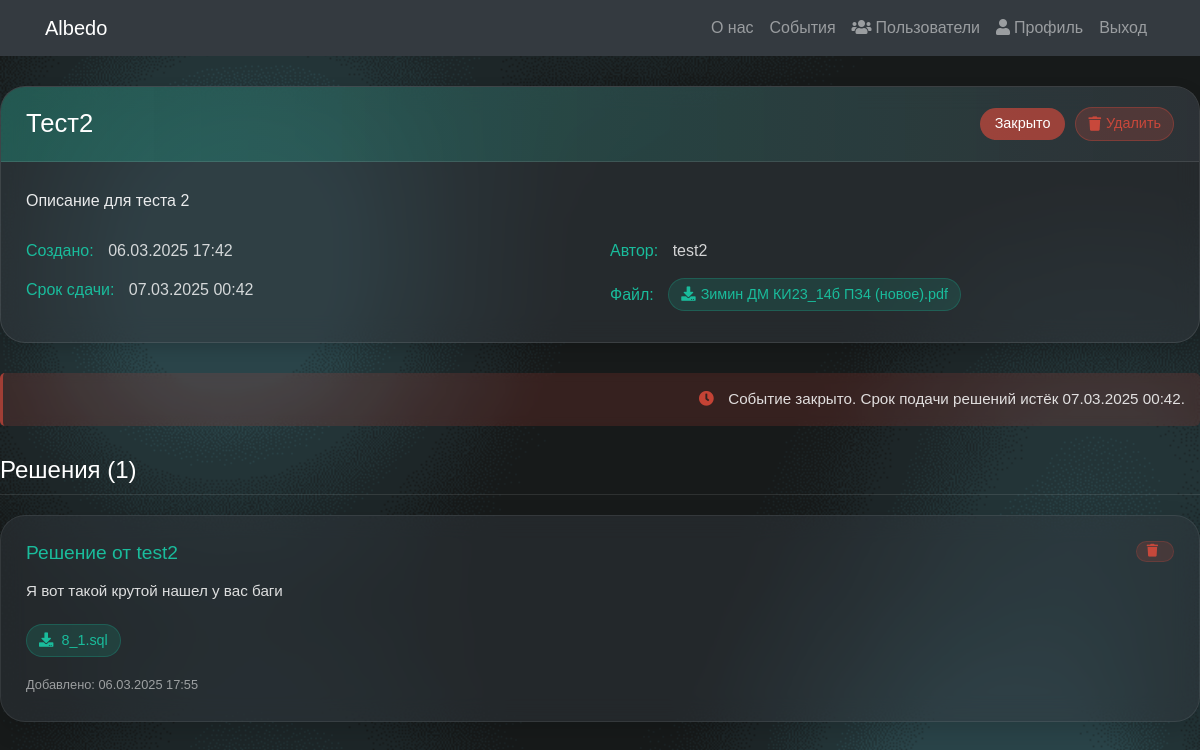
The app's page /event/2/ (signed in) with its own data.
### albedo/models.py (models this page shows, shortened)
class Event(models.Model):
    STATUS_CHOICES = (
        ('in_progress', 'В процессе'),
        ('closed', 'Закрыто'),
    )
    title = models.CharField(max_length=28, verbose_name="Заголовок")
    description = models.TextField(blank=True, max_length=300, verbose_name="Описание")
    created_at = models.DateTimeField(auto_now_add=True, verbose_name="Дата создания")
    status = models.CharField(
        max_length=11,
        choices=STATUS_CHOICES,
        default='in_progress',
        verbose_name="Статус"
    )
    limit_date = models.DateTimeField(null=True, blank=True, verbose_name="Срок сдачи")
    user = models.ForeignKey(
        User,
        on_delete=models.CASCADE,
        related_name='events',
        verbose_name="Пользователь"
    )
    file = models.ForeignKey(
        File,
        on_delete=models.SET_NULL,
        null=True,
        blank=True,
        related_name='events',
        verbose_name="Файл"
    )
    class Meta:
        verbose_name = "Событие"
        verbose_name_plural = "События"
    def is_expired(self):
        if self.limit_date and self.status == 'in_progress':
            from django.utils import timezone
            return self.limit_date < timezone.now()
        return False
    def update_status_if_expired(self):
        if self.is_expired():
            self.status = 'closed'
            self.save(update_fields=['status'])
            return True
        return False

class User(AbstractUser):
    ROLE_CHOICES = (
        ('user', 'Пользователь'),
        ('admin', 'Администратор'),
    )
    email = models.EmailField(unique=True)
    role = models.CharField(max_length=5, choices=ROLE_CHOICES, default='user')
    active = models.BooleanField(default=True)
    USERNAME_FIELD = 'username'
    REQUIRED_FIELDS = ['email']

class File(models.Model):
    file_name = models.CharField(max_length=255, verbose_name="Имя файла")
    size = models.PositiveIntegerField(verbose_name="Размер")
    file_path = models.CharField(max_length=255, verbose_name="Путь к файлу")
    mime_type = models.CharField(max_length=255, verbose_name="MIME тип")
    uploaded_at = models.DateTimeField(auto_now_add=True, verbose_name="Дата загрузки")
    class Meta:
        verbose_name = "Файл"
        verbose_name_plural = "Файлы"

class Solution(models.Model):
    event = models.ForeignKey(
        Event,
        on_delete=models.CASCADE,
        related_name='solutions',
        verbose_name="Событие"
    )
    user = models.ForeignKey(
        User,
        on_delete=models.CASCADE,
        related_name='solutions',
        verbose_name="Пользователь"
    )
    file = models.ForeignKey(
        File,
        on_delete=models.SET_NULL,
        null=True,
        blank=True,
        related_name='solutions',
        verbose_name="Файл"
    )
    description = models.TextField(blank=True, verbose_name="Описание")
    created_at = models.DateTimeField(auto_now_add=True, verbose_name="Дата создания")
    class Meta:
        verbose_name = "Решение"
        verbose_name_plural = "Решения"

### albedo/views.py (the view)
# urls.py: path('event/<int:event_id>/', views.event_detail, name='event_detail'),
@login_required
def event_detail(request, event_id):
    event = get_object_or_404(Event, id=event_id)
    event.update_status_if_expired()
    event = Event.objects.select_related('user').select_related('file').get(id=event_id)
    solutions = Solution.objects.filter(event=event).select_related('user')
    return render(request, 'albedo/event_detail.html', {
        'event': event,
        'solutions': solutions
    })

### albedo/templates/albedo/event_detail.html (shortened to what this page needs)
{% extends 'albedo/base.html' %}
{% load static %}
{% block content %}
<div style="padding-top: 30px; max-width: 1200px; margin: 0 auto;">
    <div style="background-color: rgba(52, 58, 64, 0.5); border-radius: 25px; padding: 0; margin-bottom: 30px; backdrop-filter: blur(12px); border: 1px solid rgba(255,255,255,0.1); box-shadow: 0 5px 15px rgba(0,0,0,0.15); overflow: hidden;">
        <div style="background: linear-gradient(90deg, rgba(26, 188, 156, 0.3), rgba(52, 58, 64, 0.5)); padding: 20px 25px; border-bottom: 1px solid rgba(255,255,255,0.1); display: flex; justify-content: space-between; align-items: center;">
            <h3 style="color: white; margin: 0; font-size: 1.6rem; font-weight: 400; word-break: break-word; overflow-wrap: break-word;">{{ event.title }}</h3>
            <div style="display: flex; align-items: center;">
                <span style="display: inline-block; padding: 5px 15px; border-radius: 20px; font-size: 0.9rem; background-color: {% if event.status == 'in_progress' %}rgba(26, 188, 156, 0.6){% else %}rgba(231, 76, 60, 0.6){% endif %}; color: white; font-weight: 500; margin-right: 10px;">
                    {{ event.get_status_display }}
                </span>
                {% if user.role == 'admin' %}
                <a href="{% url 'delete_event' event.id %}"
                   onclick="return confirm('Вы уверены, что хотите удалить это событие? Это действие нельзя отменить.')"
                   style="display: inline-flex; align-items: center; background-color: rgba(231, 76, 60, 0.2); color: rgba(231, 76, 60, 0.8); padding: 5px 12px; border-radius: 20px; text-decoration: none; border: 1px solid rgba(231, 76, 60, 0.3); transition: all 0.3s ease; font-size: 0.9rem;">
                    <i class="fas fa-trash" style="margin-right: 5px;"></i> Удалить
                </a>
                {% endif %}
            </div>
        </div>
        <div style="padding: 25px;">
            <div style="color: rgba(255,255,255,0.9); margin-bottom: 25px; line-height: 1.7; font-size: 1rem; word-break: break-word; overflow-wrap: break-word;">
                {% if event.description %}
                    {{ event.description }}
                {% else %}
                    <span style="color: rgba(255,255,255,0.6);">Описание отсутствует.</span>
                {% endif %}
            </div>
            <div style="display: grid; grid-template-columns: 1fr 1fr; gap: 20px;">
                <div>
                    <div style="margin-bottom: 15px;">
                        <span style="color: #1ABC9C; font-weight: 500;">Создано:</span>
                        <span style="color: rgba(255,255,255,0.8); margin-left: 10px;">{{ event.created_at|date:"d.m.Y H:i" }}</span>
                    </div>
                    {% if event.limit_date %}
                    <div style="margin-bottom: 15px;">
                        <span style="color: #1ABC9C; font-weight: 500;">Срок сдачи:</span>
                        <span style="color: rgba(255,255,255,0.8); margin-left: 10px;">{{ event.limit_date|date:"d.m.Y H:i" }}</span>
                    </div>
                    {% else %}
                    <div style="color: rgba(255,255,255,0.6); margin-bottom: 15px;">
                        Отсутствует срок сдачи
                    </div>
                    {% endif %}
                </div>
                <div>
                    <div style="margin-bottom: 15px;">
                        <span style="color: #1ABC9C; font-weight: 500;">Автор:</span>
                        <span style="color: rgba(255,255,255,0.8); margin-left: 10px;">{{ event.user.username }}</span>
                    </div>
                    {% if event.file %}
                    <div>
                        <span style="color: #1ABC9C; font-weight: 500;">Файл:</span>
                        <a href="{% url 'download_file' event.file.id %}" style="display: inline-flex; align-items: center; background-color: rgba(26, 188, 156, 0.15); color: #1ABC9C; padding: 5px 12px; border-radius: 20px; text-decoration: none; border: 1px solid rgba(26, 188, 156, 0.25); transition: all 0.3s ease; margin-left: 10px; font-size: 0.9rem;">
                            <i class="fas fa-download" style="margin-right: 5px;"></i> {{ event.file.file_name }}
                        </a>
                    </div>
                    {% endif %}
                </div>
            </div>
        </div>
    </div>
    {% if event.status != 'closed' %}
    <div style="text-align: right; margin-bottom: 30px;">
        {% if user.is_authenticated and user.active %}
            <a href="{% url 'add_solution' event.id %}" style="display: inline-flex; align-items: center; background: linear-gradient(135deg, rgba(26, 188, 156, 0.7), rgba(22, 160, 133, 0.7)); color: white; padding: 10px 25px; border-radius: 25px; text-decoration: none; font-size: 1rem; font-weight: 400; transition: all 0.3s ease; box-shadow: 0 4px 15px rgba(26, 188, 156, 0.25); backdrop-filter: blur(5px); border: 1px solid rgba(255,255,255,0.1);">
                <i class="fas fa-plus-circle" style="margin-right: 8px;"></i> Добавить решение
            </a>
        {% elif user.is_authenticated and not user.active %}
            <div style="background-color: rgba(231, 76, 60, 0.15); border-left: 3px solid rgba(231, 76, 60, 0.6); padding: 15px; border-radius: 5px; backdrop-filter: blur(5px);">
                <p style="color: rgba(255,255,255,0.85); margin: 0; font-size: 0.95rem;">
                    <i class="fas fa-exclamation-triangle" style="color: rgba(231, 76, 60, 0.8); margin-right: 10px;"></i>
                    Вы не можете добавлять решения, так как ваш аккаунт заблокирован.
                </p>
            </div>
        {% endif %}
    </div>
    {% else %}
    <div style="text-align: right; margin-bottom: 30px;">
        <div style="background-color: rgba(231, 76, 60, 0.15); border-left: 3px solid rgba(231, 76, 60, 0.6); padding: 15px; border-radius: 5px; backdrop-filter: blur(5px);">
            <p style="color: rgba(255,255,255,0.85); margin: 0; font-size: 0.95rem;">
                <i class="fas fa-clock" style="color: rgba(231, 76, 60, 0.8); margin-right: 10px;"></i>
                Событие закрыто. Срок подачи решений истёк {% if event.limit_date %}{{ event.limit_date|date:"d.m.Y H:i" }}{% endif %}.
            </p>
        </div>
    </div>
    {% endif %}
    <h4 style="color: white; font-size: 1.5rem; font-weight: 300; margin-bottom: 20px; border-bottom: 1px solid rgba(255,255,255,0.1); padding-bottom: 10px;">
        Решения ({{ solutions.count }})
    </h4>
    {% for solution in solutions %}
    <div style="background-color: rgba(52, 58, 64, 0.45); border-radius: 25px; padding: 25px; margin-bottom: 20px; backdrop-filter: blur(12px); border: 1px solid rgba(255,255,255,0.08); box-shadow: 0 8px 25px rgba(0,0,0,0.15); transition: transform 0.3s ease, box-shadow 0.3s ease;">
        <div style="display: flex; justify-content: space-between; align-items: flex-start; margin-bottom: 15px;">
            <h5 style="color: #1ABC9C; margin: 0; font-size: 1.2rem; font-weight: 400;">
                Решение от {{ solution.user.username }}
            </h5>
            {% if user.role == 'admin' %}
            <a href="{% url 'delete_solution' solution.id %}"
               onclick="return confirm('Вы уверены, что хотите удалить это решение? Это действие нельзя отменить.')"
               style="display: inline-flex; align-items: center; background-color: rgba(231, 76, 60, 0.15); color: rgba(231, 76, 60, 0.8); padding: 3px 10px; border-radius: 20px; text-decoration: none; border: 1px solid rgba(231, 76, 60, 0.2); transition: all 0.3s ease; font-size: 0.8rem;">
                <i class="fas fa-trash" style="margin-right: 5px;"></i>
            </a>
            {% endif %}
        </div>
        <div style="color: rgba(255,255,255,0.85); margin-bottom: 20px; line-height: 1.6; font-size: 0.95rem; word-break: break-word; overflow-wrap: break-word;">
            {{ solution.description }}
        </div>
        {% if solution.file %}
        <div style="margin-bottom: 15px;">
            <a href="{% url 'download_file' solution.file.id %}" style="display: inline-flex; align-items: center; background-color: rgba(26, 188, 156, 0.15); color: #1ABC9C; padding: 5px 12px; border-radius: 20px; text-decoration: none; border: 1px solid rgba(26, 188, 156, 0.25); transition: all 0.3s ease; font-size: 0.9rem;">
                <i class="fas fa-download" style="margin-right: 8px;"></i> {{ solution.file.file_name }}
            </a>
        </div>
        {% endif %}
        <small style="color: rgba(255,255,255,0.55);">Добавлено: {{ solution.created_at|date:"d.m.Y H:i" }}</small>
    </div>
    {% endfor %}
</div>
<link href="https://cdnjs.cloudflare.com/ajax/libs/font-awesome/5.15.4/css/all.min.css" rel="stylesheet">
{% endblock %}

### albedo/static/styles.css (style rules this page uses)
:root { --bg-color: #f8f9fa; --text-color: #212529; --card-bg: #ffffff; --header-bg: #343a40; --header-text: white; --border-color: rgba(0,0,0,0.125); --input-bg: #ffffff; --input-text: #495057; --accent-color: #007bff; --alert-success-bg: #d4edda; --alert-success-text: #155724; --alert-success-border: #c3e6cb; --alert-error-bg: #f8d7da; --alert-error-text: #721c24; --alert-error-border: #f5c6cb; --alert-info-bg: #d1ecf1; --alert-info-text: #0c5460; --alert-info-border: #bee5eb; }
body { font-family: Arial, sans-serif; background-color: var(--bg-color); color: var(--text-color); margin: 0; padding: 0; transition: background-color 0.1s ease, color 0.1s ease; }
* { transition: background-color 0.1s ease, color 0.05s ease, border-color 0.1s ease, box-shadow 0.1s ease; }

### records on screen
Event: title "Тест2", status "Закрыто", description "Описание для теста 2", created_at "06.03.2025 17:42", limit_date "07.03.2025 00:42", user.username "test2", file.file_name "Зимин ДМ КИ23_14б ПЗ4 (новое).pdf"
Solution: user.username "test2", description "Я вот такой крутой нашел у вас баги", file.file_name "8_1.sql", created_at "06.03.2025 17:55"

### other values on screen
{{ solutions.count }} "1"
